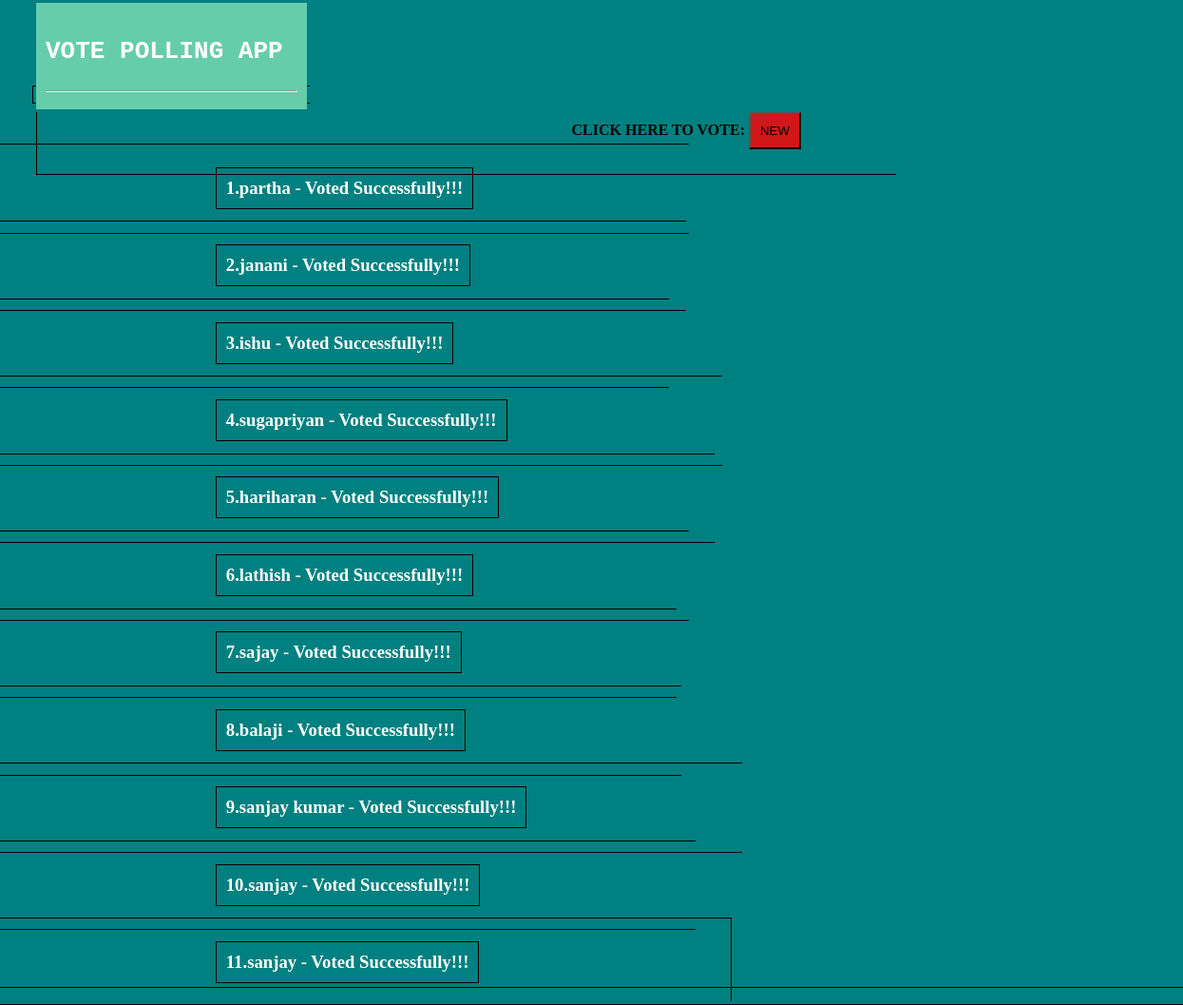
Before: / with the older database file.
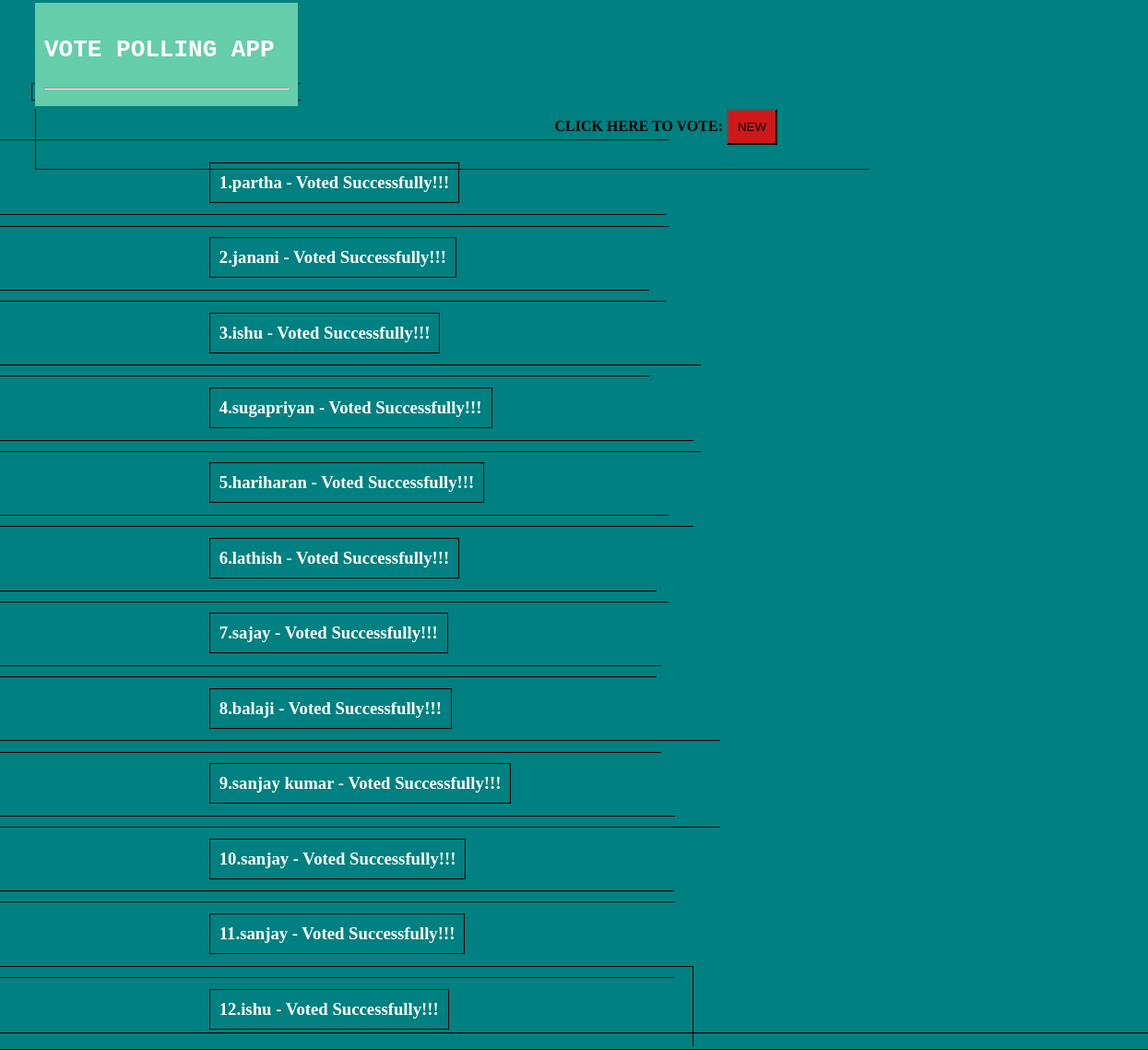
After: the same page with the newer database file.
### voting_app/models.py (models this page shows, shortened)
class Data(models.Model):
    name = models.CharField(max_length=30)
    adhar_id = models.IntegerField()
    voter_id = models.SlugField(max_length=10)
    vote = models.CharField(max_length=30)

### voting_app/views.py (the view)
# urls.py: path('', views.home, name = 'home'),
def home(request):
    d = Data.objects.all()
    return render(request,'home.html', {'d':d})

### voting_app/template/home.html
{% extends 'base.html' %}
{% block content %}
<div class="cone">
    <strong>CLICK HERE TO VOTE: </strong>
    <a href="{% url 'new' %}"><input type="submit" value="NEW" id="btn-1"></a>
</div>
{% for i in d %}
<h3 style="border: 1px solid black;color: white ;margin-left:6cm;margin-right: 6cm;padding: 10px; text-align: left;">{{i.id}}.{{i.name}} - Voted Successfully!!!</h3>
{% endfor %}
{% endblock content %}

Changed rows visible on the page:
added Data: id "12", name "ishu"
